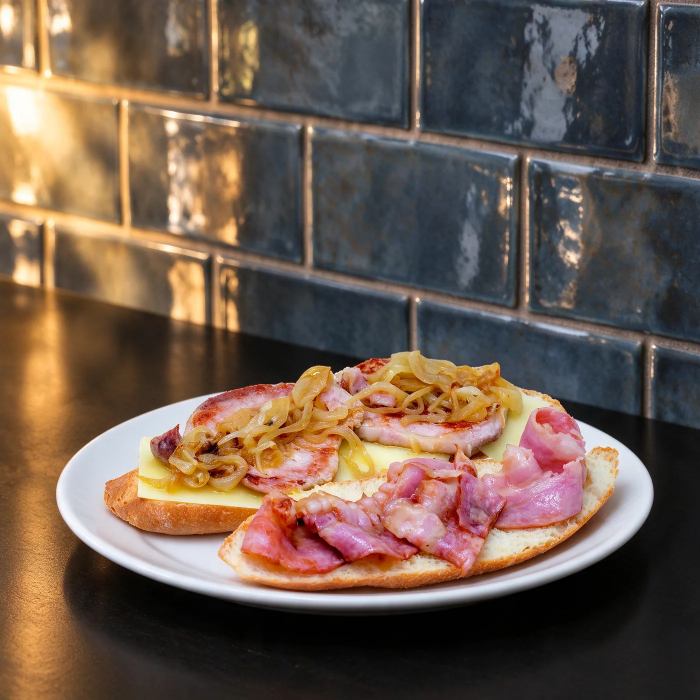
#> input picture site/media/carta/platos/chivito.webp, 1400 x 1400 px (shown at 1/2 size)
$ python -i platos-fotos.py   (imports and definitions only)
#> lines starting #> are read from the running program, lines starting #| are printed output that depends on the picture
#> further down, picture is the input picture: PIL image 1400x1400 RGB; mean R, G, B 110.6, 91, 77.5
"""Fotos de plato para el diálogo de la carta, sacadas de los PDF de las cartas (carpeta cartas/).
Uso: python herramientas/platos-fotos.py <carpeta con los PNG extraídos> <salida = site/media/carta/platos>
Los PNG salen de las imágenes incrustadas en los PDF (pypdf: page.images), con su máscara ya aplicada. Aquí se
recortan al contenido, se dejan a 1100 px de lado mayor como mucho y se guardan en WebP con transparencia.
Las que vienen sobre fondo blanco (croquetas) pasan el blanco a transparente.
Ya no pisa una foto que exista en la salida (ahora son las fotos sobre la mesa con azulejos), salvo con --forzar."""
import sys, os
from PIL import Image, ImageChops
ORIGEN = {
  'chivito': 'gen-p05-0', 'sandwich-primavera': 'gen-p06-0', 'sandwich-alcala': 'gen-p06-1',
  'huevos-rotos': 'gen-p07-0', 'torreta-patatas': 'gen-p07-1', 'lasana-bolonesa': 'gen-p09-1',
  'croquetas': 'gen-p10-1', 'calamares-romana': 'gen-p11-0', 'pulpo-gallega': 'gen-p11-1', 'torrija': 'gen-p12-0', 'flan': 'gen-p12-1',
  'nuggets-veganos': 'gen-p14-2', 'falafel': 'gen-p15-1', 'salteado-vegano': 'gen-p16-1', 'bocadillo-pollo-vegano': 'gen-p16-2',
  'batido-amix': 'des-p01-2', 'tostada-rustica': 'des-p01-3', 'tostada-merrick': 'des-p02-1' }
def blanco_a_alfa(im):
    im = im.convert('RGB'); r, g, b = im.split()
#> after `r, g, b = im.split()`:
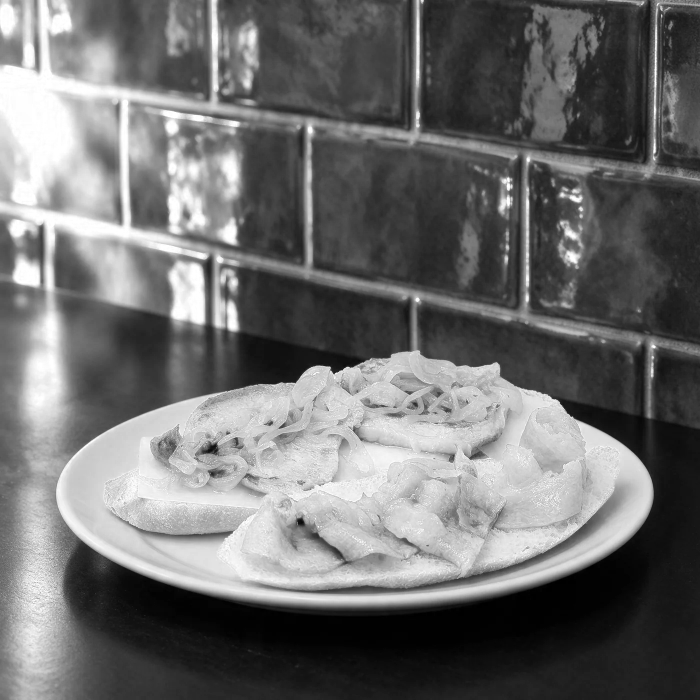
#> r: PIL image 1400x1400 L (shown at 1/2 size); min 0, max 255, mean 110.6
#> after `r, g, b = im.split()`:
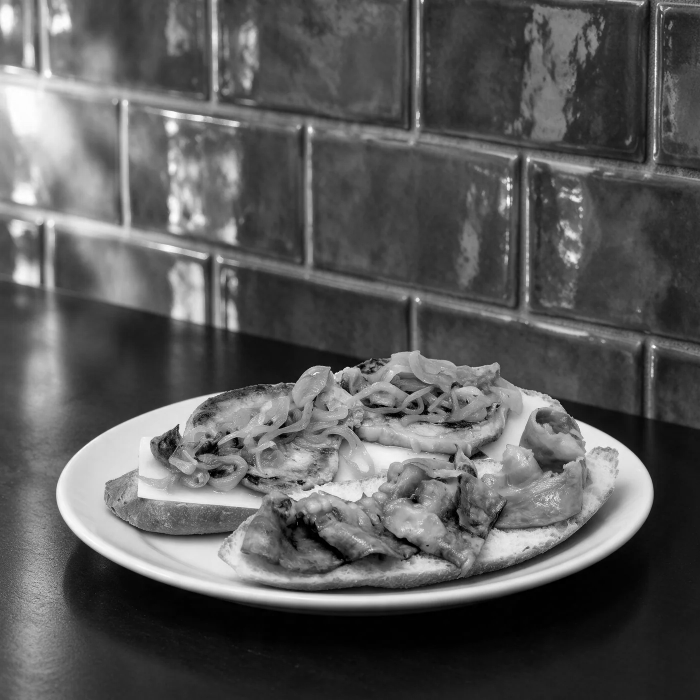
#> g: PIL image 1400x1400 L (shown at 1/2 size); min 0, max 255, mean 91
#> after `r, g, b = im.split()`:
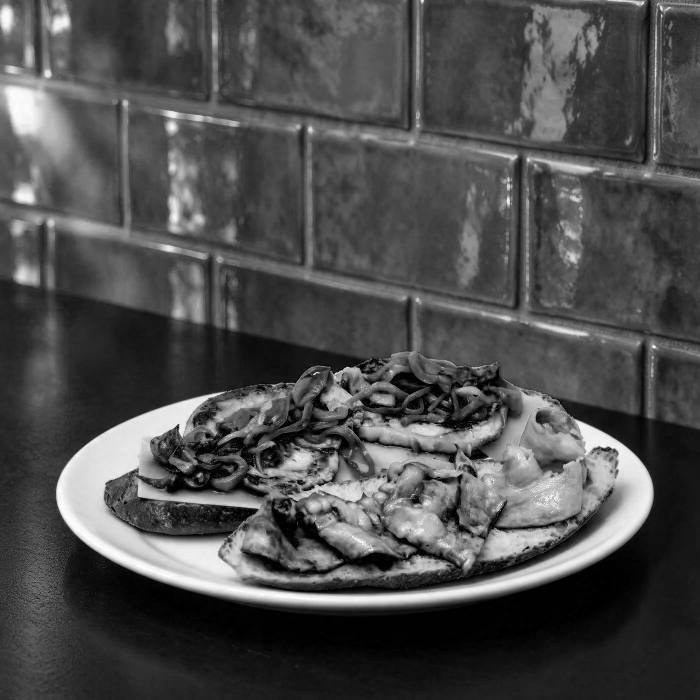
#> b: PIL image 1400x1400 L (shown at 1/2 size); min 0, max 255, mean 77.5
    minimo = ImageChops.darker(ImageChops.darker(r, g), b)
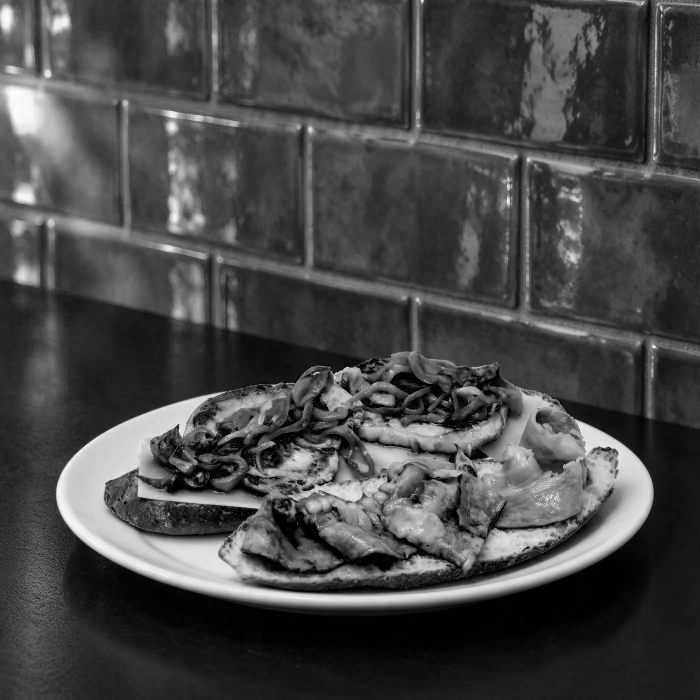
#> minimo: PIL image 1400x1400 L (shown at 1/2 size); min 0, max 255, mean 71.7
    alfa = minimo.point(lambda v: max(0, min(255, int((255 - v) * 3.2))))
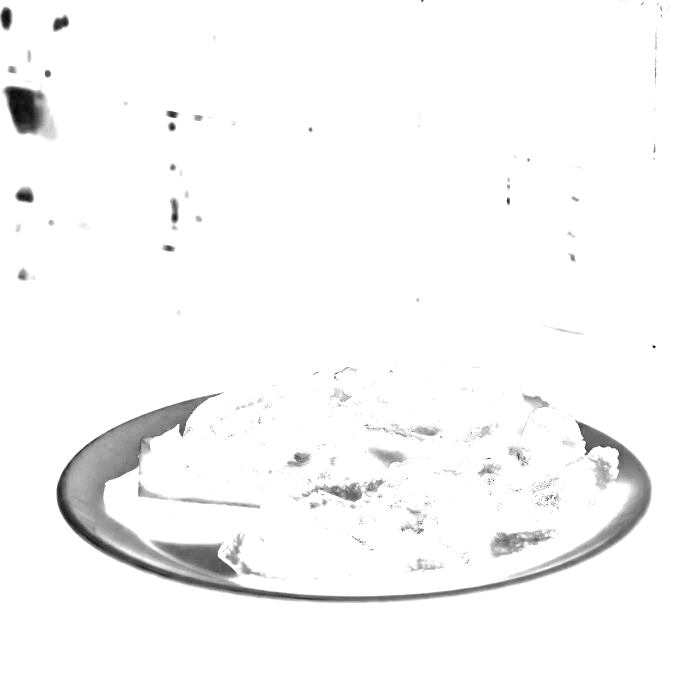
#> alfa: PIL image 1400x1400 L (shown at 1/2 size); min 0, max 255, mean 248.4
    px = im.load(); al = alfa.load(); out = Image.new('RGBA', im.size)
#> after `out = Image.new('RGBA', im.size)`: out: PIL image 1400x1400 RGBA; every value is 0
    po = out.load()
    for y in range(im.height):
        for x in range(im.width):
            a = al[x, y]
            if a == 0: po[x, y] = (0, 0, 0, 0); continue
            f = a / 255.0; R, G, B = px[x, y]
            po[x, y] = (max(0, min(255, int((R - (1 - f) * 255) / f))), max(0, min(255, int((G - (1 - f) * 255) / f))), max(0, min(255, int((B - (1 - f) * 255) / f))), a)
    return out
def main(src, dst):
    for nombre, base in ORIGEN.items():
        if os.path.exists(os.path.join(dst, nombre + '.webp')) and '--forzar' not in sys.argv: continue
        im = Image.open(os.path.join(src, base + '.png'))
        if im.mode != 'RGBA': im = blanco_a_alfa(im)
        a = im.split()[3]
        lleno = a.getextrema()[0] > 200          # sin transparencia: foto entera
        if lleno: im = im.convert('RGB')
        else:
            caja = a.point(lambda v: 255 if v > 10 else 0).getbbox()
            if caja:
                m = int(max(caja[2] - caja[0], caja[3] - caja[1]) * .03)
                caja = (max(0, caja[0] - m), max(0, caja[1] - m), min(im.width, caja[2] + m), min(im.height, caja[3] + m)); im = im.crop(caja)
        im.thumbnail((1400 if lleno else 1100,) * 2, Image.LANCZOS)
        out = os.path.join(dst, nombre + '.webp'); im.save(out, 'WEBP', quality=84, method=6)
        print('%-24s %4dx%-4d %s %4d KB' % (nombre, im.width, im.height, im.mode, os.path.getsize(out) // 1024))
# [1 line not run here, left out]

>>> from PIL import Image
>>> picture = Image.open('../site/media/carta/platos/chivito.webp')
>>> result = blanco_a_alfa(picture)

$ run again, on site/media/carta/platos/acai-bowl.webp
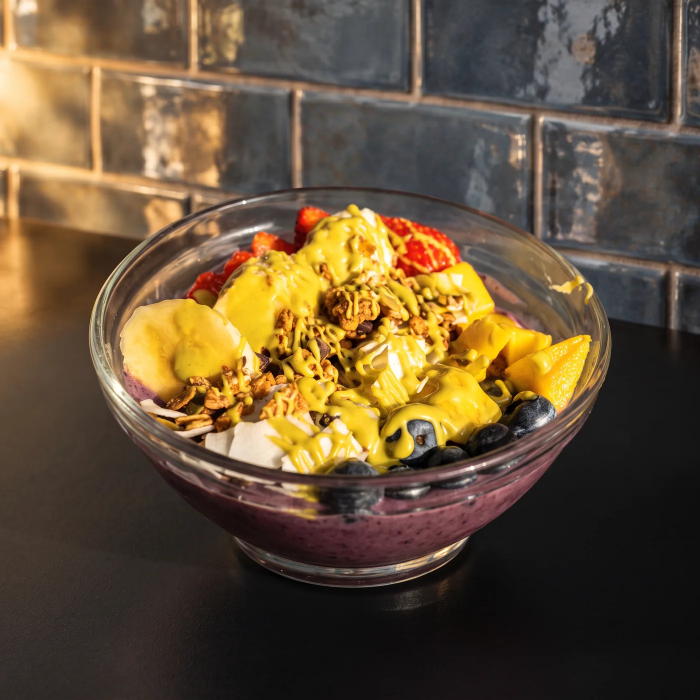
#> input picture site/media/carta/platos/acai-bowl.webp, 1400 x 1400 px (shown at 1/2 size)
#> picture is the input picture: PIL image 1400x1400 RGB; mean R, G, B 101.5, 82.2, 56.6
#> in blanco_a_alfa, `r, g, b = im.split()`:
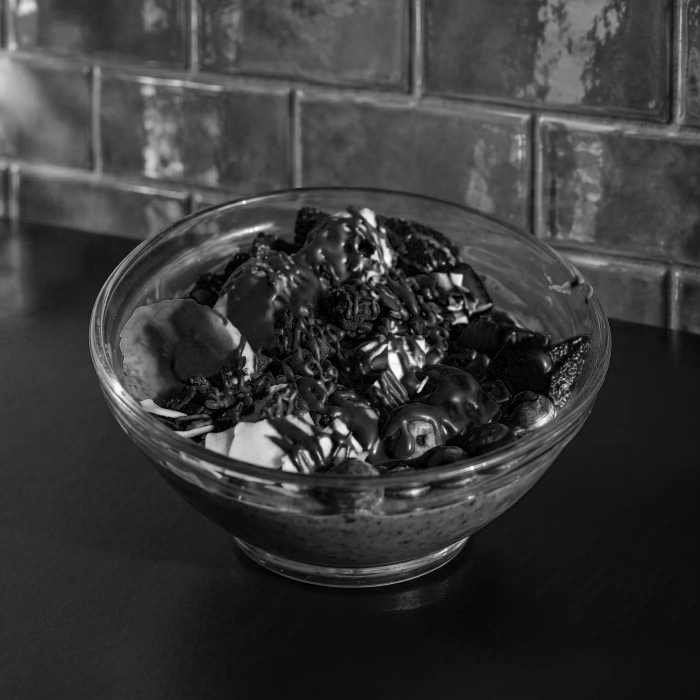
#> b: PIL image 1400x1400 L (shown at 1/2 size); min 0, max 255, mean 56.6
#> in blanco_a_alfa, `alfa = minimo.point(lambda v: max(0, min(255, int((255 - v) * 3.2))))`:
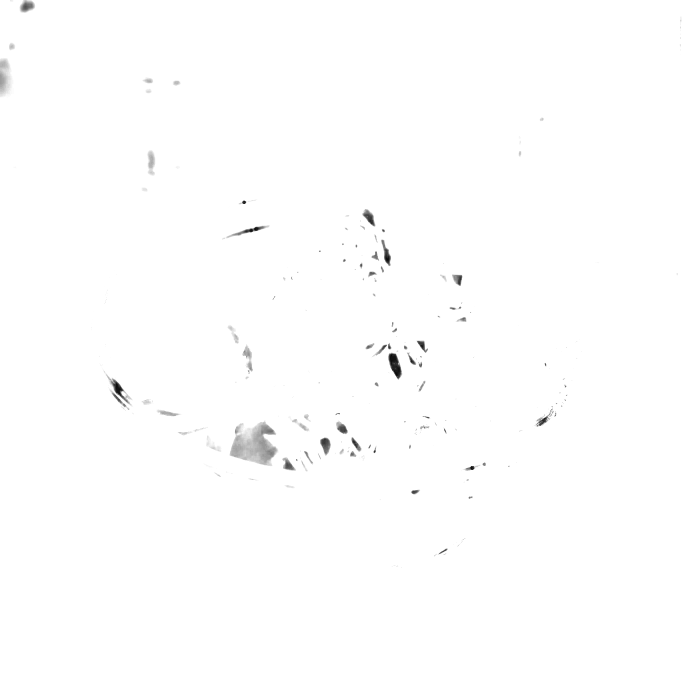
#> alfa: PIL image 1400x1400 L (shown at 1/2 size); min 0, max 255, mean 254
#> out: PIL image 1400x1400 RGBA; every value is 0

$ run again, on site/media/carta/platos/aguacate-toast.webp
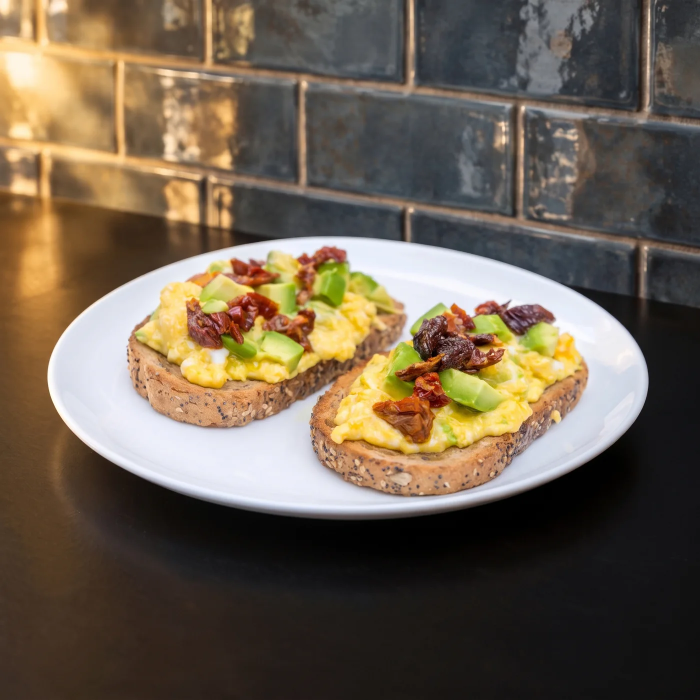
#> input picture site/media/carta/platos/aguacate-toast.webp, 1400 x 1400 px (shown at 1/2 size)
#> picture is the input picture: PIL image 1400x1400 RGB; mean R, G, B 109.7, 95.9, 79.1
#> in blanco_a_alfa, `r, g, b = im.split()`:
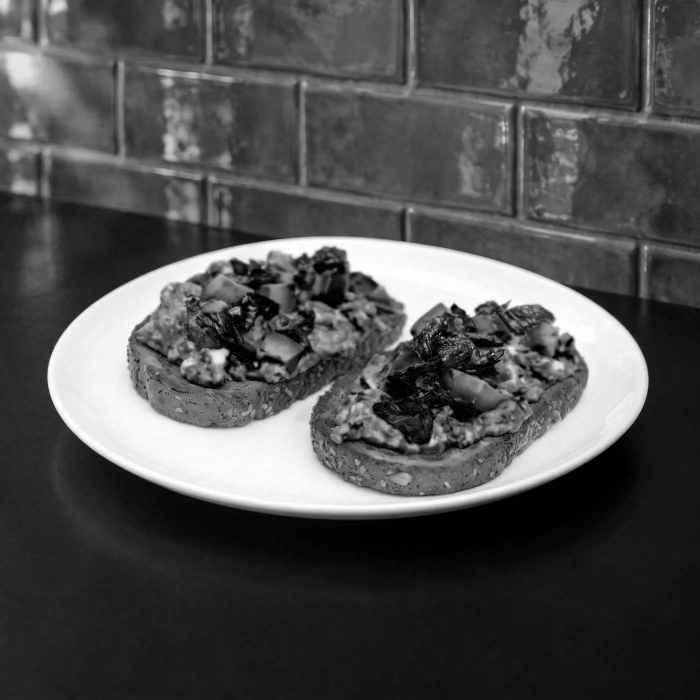
#> b: PIL image 1400x1400 L (shown at 1/2 size); min 0, max 255, mean 79.1
#> in blanco_a_alfa, `alfa = minimo.point(lambda v: max(0, min(255, int((255 - v) * 3.2))))`:
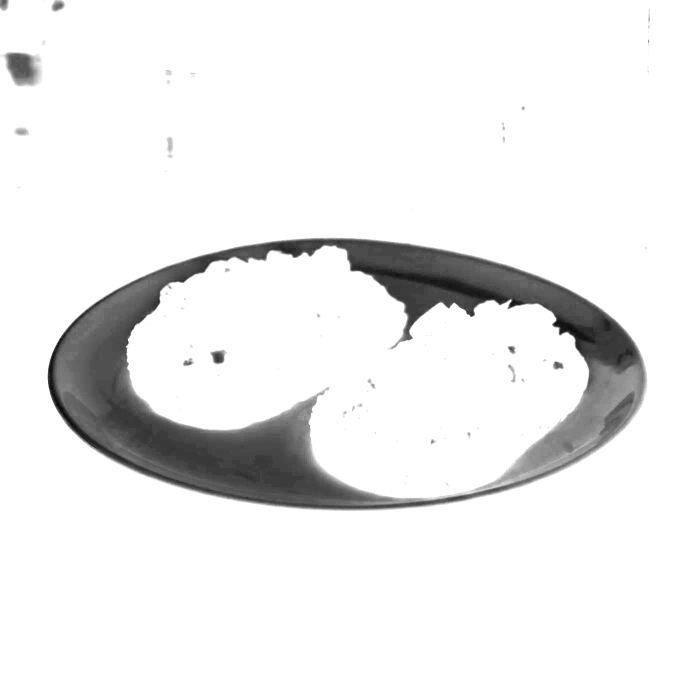
#> alfa: PIL image 1400x1400 L (shown at 1/2 size); min 3, max 255, mean 236.8
#> out: PIL image 1400x1400 RGBA; every value is 0

$ run again, on site/media/carta/platos/bacalao.webp
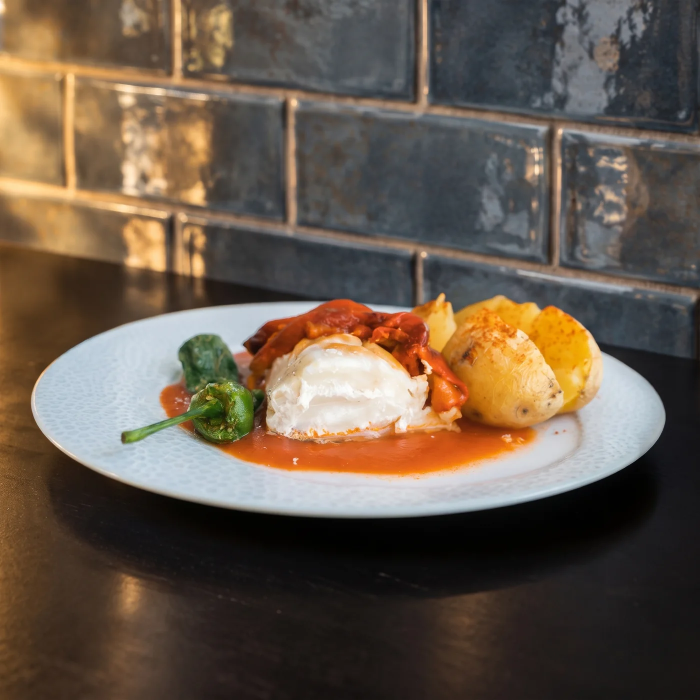
#> input picture site/media/carta/platos/bacalao.webp, 1400 x 1400 px (shown at 1/2 size)
#> picture is the input picture: PIL image 1400x1400 RGB; mean R, G, B 103.5, 88.9, 74.8
#> in blanco_a_alfa, `minimo = ImageChops.darker(ImageChops.darker(r, g), b)`:
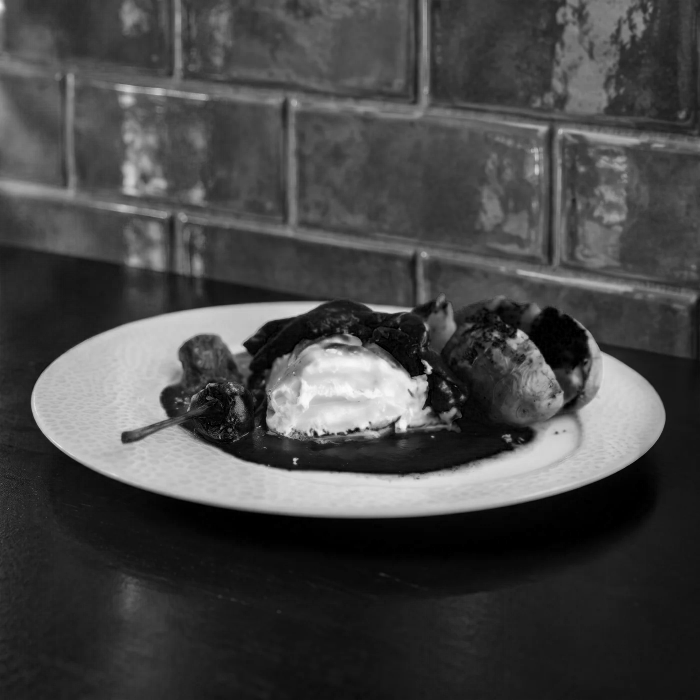
#> minimo: PIL image 1400x1400 L (shown at 1/2 size); min 0, max 253, mean 70.9
#> in blanco_a_alfa, `alfa = minimo.point(lambda v: max(0, min(255, int((255 - v) * 3.2))))`:
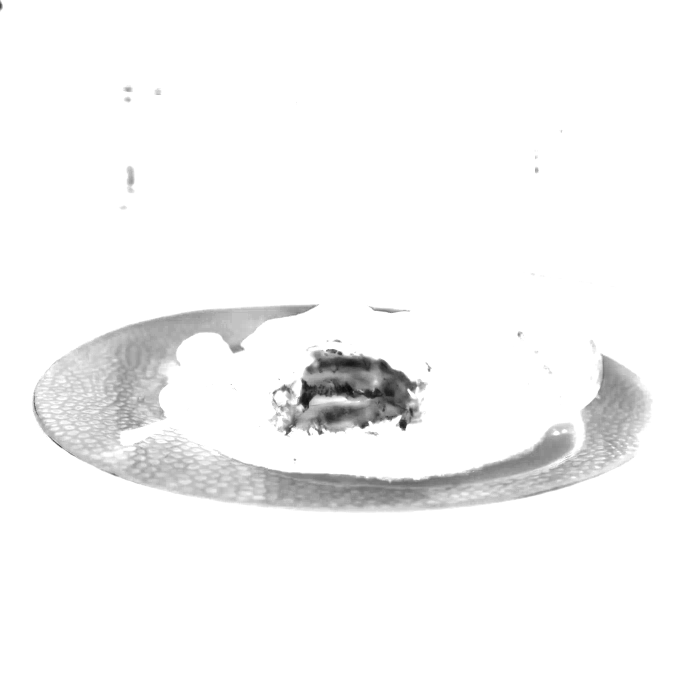
#> alfa: PIL image 1400x1400 L (shown at 1/2 size); min 6, max 255, mean 246.9
#> out: PIL image 1400x1400 RGBA; every value is 0
